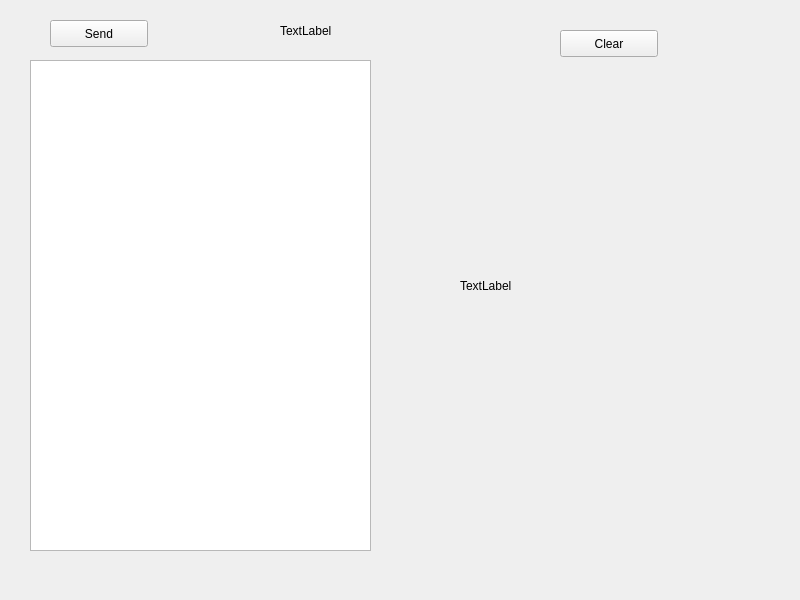
<?xml version="1.0" encoding="UTF-8"?>
<ui version="4.0">
 <class>MainWindow</class>
 <widget class="QMainWindow" name="MainWindow">
  <property name="geometry">
   <rect>
    <x>0</x>
    <y>0</y>
    <width>800</width>
    <height>600</height>
   </rect>
  </property>
  <property name="windowTitle">
   <string>MainWindow</string>
  </property>
  <widget class="QWidget" name="centralwidget">
   <widget class="QLabel" name="label">
    <property name="geometry">
     <rect>
      <x>460</x>
      <y>70</y>
      <width>261</width>
      <height>431</height>
     </rect>
    </property>
    <property name="text">
     <string>TextLabel</string>
    </property>
   </widget>
   <widget class="QTextBrowser" name="textBrowser">
    <property name="geometry">
     <rect>
      <x>30</x>
      <y>60</y>
      <width>341</width>
      <height>491</height>
     </rect>
    </property>
   </widget>
   <widget class="QPushButton" name="pushButton">
    <property name="geometry">
     <rect>
      <x>50</x>
      <y>20</y>
      <width>98</width>
      <height>27</height>
     </rect>
    </property>
    <property name="text">
     <string>Send</string>
    </property>
   </widget>
   <widget class="QPushButton" name="pushButton_2">
    <property name="geometry">
     <rect>
      <x>560</x>
      <y>30</y>
      <width>98</width>
      <height>27</height>
     </rect>
    </property>
    <property name="text">
     <string>Clear</string>
    </property>
   </widget>
   <widget class="QLabel" name="label_2">
    <property name="geometry">
     <rect>
      <x>280</x>
      <y>10</y>
      <width>141</width>
      <height>41</height>
     </rect>
    </property>
    <property name="text">
     <string>TextLabel</string>
    </property>
   </widget>
  </widget>
 </widget>
 <resources/>
 <connections/>
</ui>
